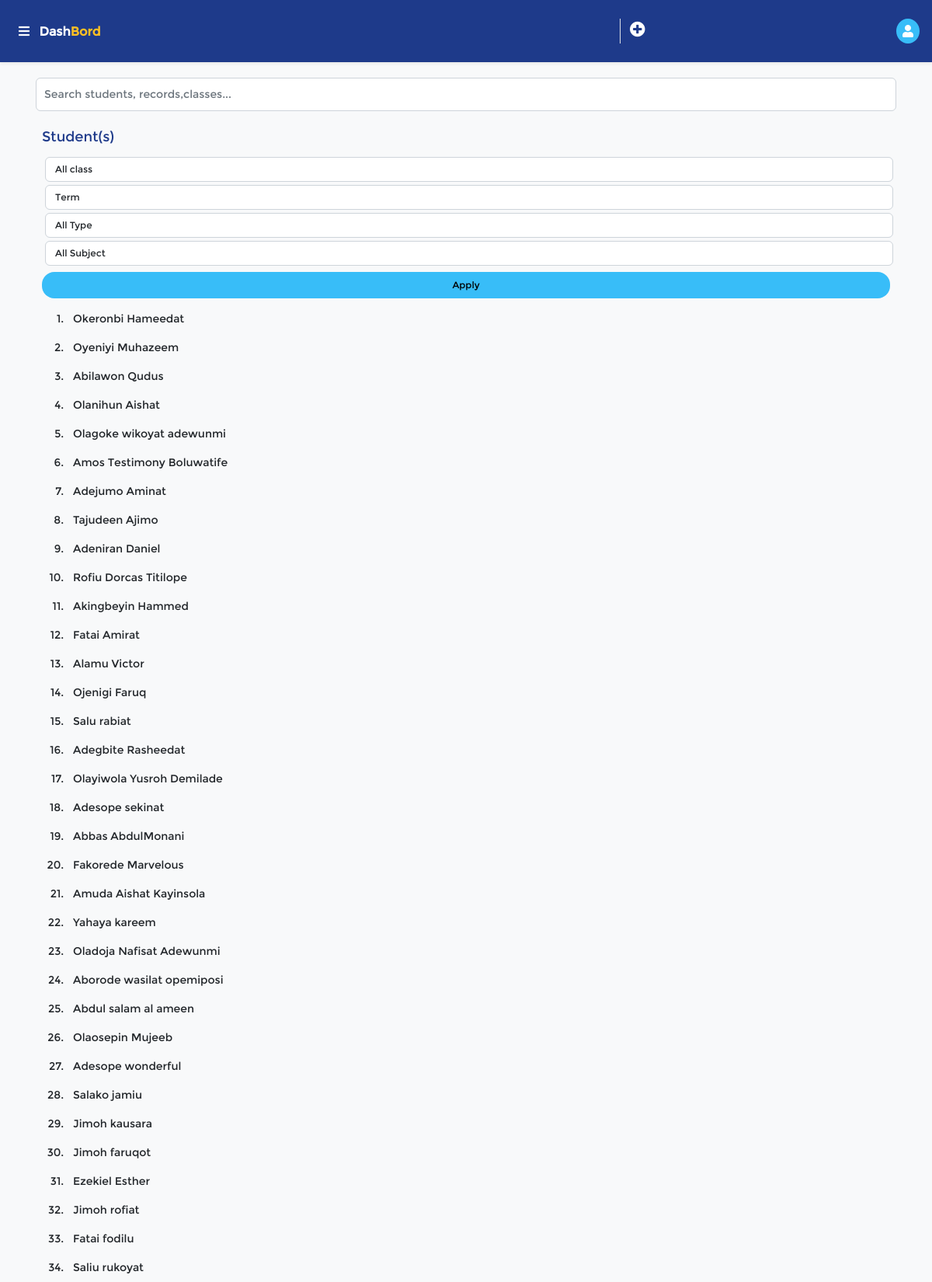
Page /student (upper part) on the committed database.
### record/models.py (models this page shows, shortened)
class Student(models.Model):
  name = models.CharField(max_length=100000)
  class_name = models.ForeignKey(Class, related_name="student",on_delete=models.CASCADE)
  class Meta:
    unique_together = ("name","class_name")

### record/views.py (the view)
# urls.py: path('student',studentView,name="student-list"),
def studentView(request):
    student = Student.objects.all()
    subjects = Subject.objects.all()
    classes = Class.objects.values('name').distinct()
    history = History.objects.get_or_create(title="Student List",url=reverse('student-list'))
    history[0].time=datetime.datetime.now()
    history[0].save()
    context = dict(student=student,subjects=subjects,classes=classes)
    return render(request, "student.html", context)

### templates/student.html (shortened to what this page needs)
{%extends 'base.html'%}
{%block content%}
<div class="my-2 sz-18 color-p">Student(s)</div>
 <div class="row sz-12">
   <form hx-get="{%url 'filterRecord' %}" hx-target="body" hx-swap="outerHTML" hx-push-url="true">
   <select name='class' class="form-control col m-1 sz-12">
     <option> All class </option>
   </select>
   <select name='term' class="form-control col m-1 sz-12">
     <option> Term </option>
   </select>
   <select name='r_type' class="form-control col m-1 sz-12">
     <option> All Type </option>
   </select>
   <select name='subject' class="form-control col m-1 sz-12">
     <option>All Subject</option>
   </select>
   <div class="my-2">
    <button class="button rounded-4 w-100 sz-12 p-2 color-bg-s"> Apply </button>
   </div>
   </form>
 </div>
{%include "student-list.html" %}
{%endblock%}

### templates/student-list.html
  <ol>
  {% for s in student %}
    <li class="p-2"><div class="col pointer-cursor" hx-get="{% url 'get-student-detail' s.id %}" hx-target="#load-area" hx-swap="innerHTML"> {{ s.name }}</div> </li>
  {% endfor %}
  </ol>

### static/css/acss/acss.css (style rules this page uses)
:root { --primary-color:#1E3A8A; --secondary-color:#38BDF8; --tertiary-color:#FBBF24; --hover-color:#22C55E; --highlight-color:#A3E635; }
.button { border:none; border:no-border; }
.pointer-cursor { cursor:pointer; }
.font-montserrat { font-family: Montserrat; }
body { font-size: 14px; }
.color-p { color: var(--primary-color) }
.color-bg-s { background-color: var(--secondary-color) }
.sz-12 { font-size: 12px; }
.sz-18 { font-size: 18px; }

### rows in the picture
Student: name "Okeronbi Hameedat"
Student: name "Oyeniyi Muhazeem"
Student: name "Abilawon Qudus"
Student: name "Olanihun Aishat"
Student: name "Olagoke wikoyat adewunmi"
Student: name "Amos Testimony Boluwatife"
Student: name "Adejumo Aminat"
Student: name "Tajudeen Ajimo"
Student: name "Adeniran Daniel"
Student: name "Rofiu Dorcas Titilope"
Student: name "Akingbeyin Hammed"
Student: name "Fatai Amirat"
Student: name "Alamu Victor"
Student: name "Ojenigi Faruq"
Student: name "Salu rabiat"
Student: name "Adegbite Rasheedat"
Student: name "Olayiwola Yusroh Demilade"
Student: name "Adesope sekinat"
Student: name "Abbas AbdulMonani"
Student: name "Fakorede Marvelous"
Student: name "Amuda Aishat Kayinsola"
Student: name "Yahaya kareem"
Student: name "Oladoja Nafisat Adewunmi"
Student: name "Aborode wasilat opemiposi"
Student: name "Abdul salam al ameen"
Student: name "Olaosepin Mujeeb"
Student: name "Adesope wonderful"
Student: name "Salako jamiu"
Student: name "Jimoh kausara"
Student: name "Jimoh faruqot"
Student: name "Ezekiel Esther"
Student: name "Jimoh rofiat"
Student: name "Fatai fodilu"
Student: name "Saliu rukoyat"
